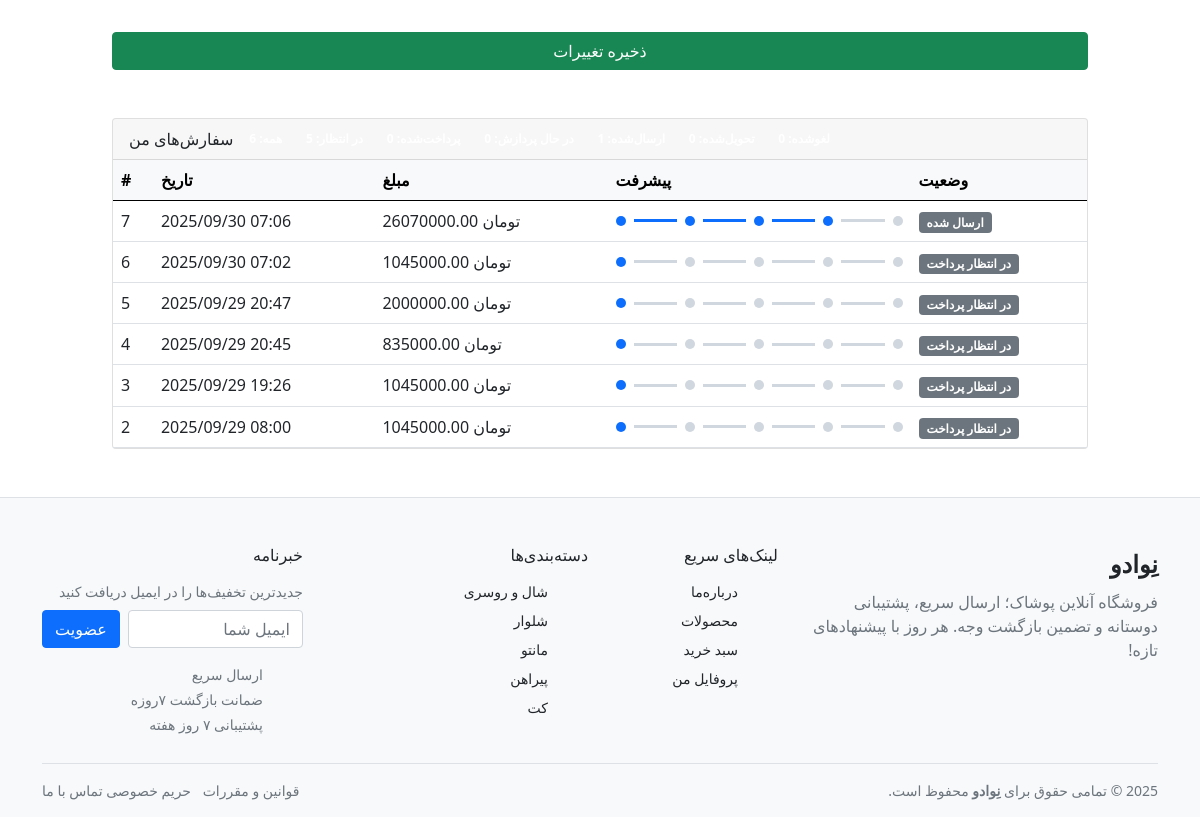
/accounts/profile/user/ (signed in, lower part), run on an earlier commit of the app's database.
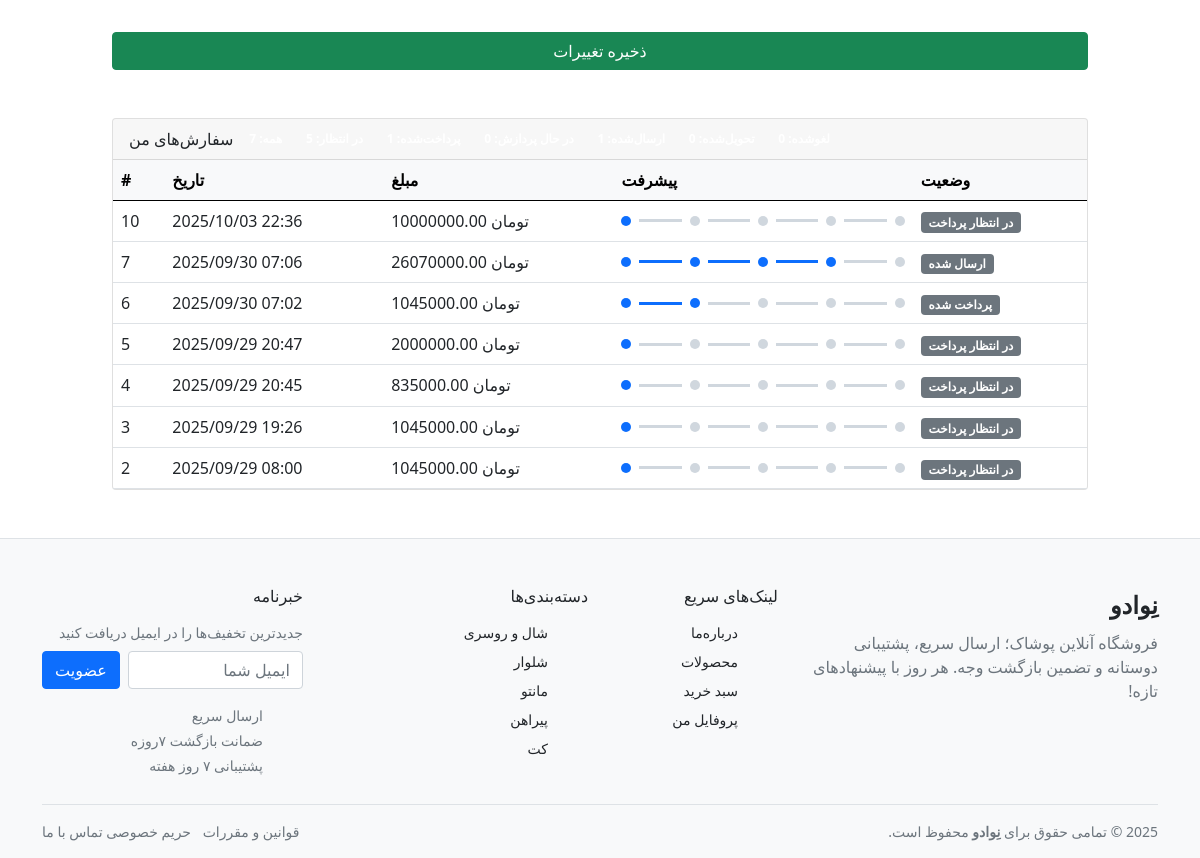
And on a later commit of the database.
### orders/models.py (models this page shows, shortened)
class Order(models.Model):
    class Status(models.TextChoices):
        PENDING = "pending", _("در انتظار پرداخت")
        PAID = "paid", _("پرداخت شده")
        CANCELED = "canceled", _("لغو شده")
        SHIPPED = "shipped", _("ارسال شده")
    user = models.ForeignKey(
        settings.AUTH_USER_MODEL,
        on_delete=models.SET_NULL,
        null=True,
        blank=True,
        related_name="orders",
        verbose_name=_("کاربر"),
    )
    status = models.CharField(
        _("وضعیت"), max_length=16, choices=Status.choices, default=Status.PENDING
    )
    full_name = models.CharField(_("نام و نام‌خانوادگی"), max_length=100)
    phone = models.CharField(_("تلفن"), max_length=20, blank=True)
    province = models.CharField(_("استان"), max_length=100)
    city = models.CharField(_("شهر"), max_length=100)
    address_exact = models.CharField(_("آدرس دقیق"), max_length=255)
    postal_code = models.CharField(_("کد پستی"), max_length=20, blank=True)
    note = models.TextField(_("توضیحات سفارش"), blank=True)
    subtotal = models.DecimalField(
        _("جمع جزء"), max_digits=12, decimal_places=2, default=0
    )
    shipping_cost = models.DecimalField(
        _("هزینه ارسال"), max_digits=12, decimal_places=2, default=0
    )
    total = models.DecimalField(
        _("مبلغ نهایی"), max_digits=12, decimal_places=2, default=0
    )
    created_at = models.DateTimeField(_("تاریخ ایجاد"), default=timezone.now)
    class Meta:
        ordering = ["-created_at"]
        verbose_name = _("سفارش")
        verbose_name_plural = _("سفارش‌ها")

### products/models.py (models this page shows, shortened)
class Category(models.Model):
    name = models.CharField(_("نام دسته"), max_length=100)
    slug = models.SlugField(_("اسلاگ"), unique=True, allow_unicode=True, max_length=120)
    parent = models.ForeignKey(
        "self", null=True, blank=True, related_name="children", on_delete=models.CASCADE
    )
    is_active = models.BooleanField(_("فعال"), default=True)
    class Meta:
        verbose_name = _("دسته")
        verbose_name_plural = _("دسته‌ها")
        ordering = ["name"]
        indexes = [models.Index(fields=["slug"])]
    def get_absolute_url(self):
        return reverse("products:category", args=[self.slug])

### accounts/views.py (the view)
# urls.py: path("profile/user/", views.user_profile_user, name="profile_user"),  # قالب کاربر
@login_required
def user_profile_user(request):
    built = _build_profile_context(request)
    if built.get("redirect"):
        return redirect(built["redirect_to"])
    return render(request, "accounts/profile_user.html", built["ctx"])

### accounts/forms.py
class UserProfileForm(forms.ModelForm):
    email = forms.EmailField(
        label=_("ایمیل"),
        disabled=True,
        required=False,
        widget=forms.EmailInput(attrs={"class": "form-control"}),
    )
    class Meta:
        model = User
        fields = ["username", "first_name", "last_name", "email"]
        widgets = {
            "username": forms.TextInput(
                attrs={"class": "form-control", "autocomplete": "username"}
            ),
            "first_name": forms.TextInput(
                attrs={"class": "form-control", "autocomplete": "given-name"}
            ),
            "last_name": forms.TextInput(
                attrs={"class": "form-control", "autocomplete": "family-name"}
            ),
        }
        labels = {
            "username": _("نام کاربری"),
            "first_name": _("نام"),
            "last_name": _("نام خانوادگی"),
        }

### accounts/models.py (called while the page is built)
    def __str__(self):
        return self.name

    def __str__(self):
        return f"{self.name} ({self.province.name})"

### cart/cart.py (called while the page is built)
    def total_quantity(self):
        return sum(int(i["quantity"]) for i in self.cart.values())

### accounts/templates/accounts/profile_user.html (shortened to what this page needs)
{% extends "_base.html" %}
{% load i18n %}
{% block content %}
<div class="container mt-5" style="max-width: 1000px;">
  <form method="post" enctype="multipart/form-data" class="row g-4">
    <div class="col-12">
      <button type="submit" class="btn btn-success w-100 mt-2">{% trans "ذخیره تغییرات" %}</button>
    </div>
  </form>
  <div class="mt-5">
    <div class="card">
      <div class="card-header fw-semibold d-flex flex-wrap gap-2 align-items-center">
        <span>{% trans "سفارش‌های من" %}</span>
        <span class="badge text-bg-light">{% trans "همه" %}: {{ order_counts.all|default:0 }}</span>
        <span class="badge text-bg-light">{% trans "در انتظار" %}: {{ order_counts.pending|default:0 }}</span>
        <span class="badge text-bg-light">{% trans "پرداخت‌شده" %}: {{ order_counts.paid|default:0 }}</span>
        <span class="badge text-bg-light">{% trans "در حال پردازش" %}: {{ order_counts.processing|default:0 }}</span>
        <span class="badge text-bg-light">{% trans "ارسال‌شده" %}: {{ order_counts.shipped|default:0 }}</span>
        <span class="badge text-bg-light">{% trans "تحویل‌شده" %}: {{ order_counts.delivered|default:0 }}</span>
        <span class="badge text-bg-light">{% trans "لغوشده" %}: {{ order_counts.canceled|default:0 }}</span>
      </div>
      <div class="card-body p-0">
        <div class="table-responsive">
          <table class="table align-middle mb-0">
            <thead class="table-light">
              <tr>
                <th>#</th>
                <th>{% trans "تاریخ" %}</th>
                <th>{% trans "مبلغ" %}</th>
                <th style="min-width:200px">{% trans "پیشرفت" %}</th>
                <th>{% trans "وضعیت" %}</th>
              </tr>
            </thead>
            <tbody>
              {% for o in orders %}
                <tr>
                  <td>{{ o.id }}</td>
                  <td>{{ o.created_at|date:"Y/m/d H:i" }}</td>
                  <td>{{ o.total }} {% trans "تومان" %}</td>
                  <td>
                    {% with s=o.step|default:1 %}
                    <div class="stepper">
                      <div class="dot {% if s >= 1 %}active{% endif %}"></div>
                      <div class="bar {% if s >= 2 %}active{% endif %}"></div>
                      <div class="dot {% if s >= 2 %}active{% endif %}"></div>
                      <div class="bar {% if s >= 3 %}active{% endif %}"></div>
                      <div class="dot {% if s >= 3 %}active{% endif %}"></div>
                      <div class="bar {% if s >= 4 %}active{% endif %}"></div>
                      <div class="dot {% if s >= 4 %}active{% endif %}"></div>
                      <div class="bar {% if s >= 5 %}active{% endif %}"></div>
                      <div class="dot {% if s >= 5 %}active{% endif %}"></div>
                    </div>
                    {% endwith %}
                  </td>
                  <td>
                    <span class="badge bg-secondary">{{ o.get_status_display|default:o.status }}</span>
                  </td>
                </tr>
              {% empty %}
                <tr><td colspan="5" class="text-center py-4 text-muted">{% trans "سفارشی ثبت نکرده‌اید." %}</td></tr>
              {% endfor %}
            </tbody>
          </table>
        </div>
      </div>
    </div>
  </div>
</div>
{% endblock %}

### templates/_footer.html (shortened to what this page needs)
{% load static i18n %}
<footer class="site-footer mt-5 pt-5 border-top bg-light">
  <div class="container">
    <div class="row g-4 mb-4">
      <div class="col-12 col-lg-4">
        <a href="{% url 'home:index' %}" class="fs-4 fw-bold text-decoration-none text-dark">نِوادو</a>
        <p class="text-muted mt-2">
          فروشگاه آنلاین پوشاک؛ ارسال سریع، پشتیبانی دوستانه و تضمین بازگشت وجه.
          هر روز با پیشنهادهای تازه!
        </p>
      </div>
      <div class="col-6 col-lg-2">
        <h6 class="fw-semibold mb-3">{% trans "لینک‌های سریع" %}</h6>
        <ul class="list-unstyled small">
          <li class="mb-2"><a class="link-dark text-decoration-none" href="{% url 'home:about' %}">{% trans "درباره‌ما" %}</a></li>
          <li class="mb-2"><a class="link-dark text-decoration-none" href="{% url 'products:list' %}">{% trans "محصولات" %}</a></li>
          <li class="mb-2"><a class="link-dark text-decoration-none" href="{% url 'cart:detail' %}">{% trans "سبد خرید" %}</a></li>
          {% if request.user.is_authenticated %}
            <li class="mb-2"><a class="link-dark text-decoration-none" href="{% url 'accounts:profile' %}">{% trans "پروفایل من" %}</a></li>
          {% else %}
            <li class="mb-2"><a class="link-dark text-decoration-none" href="{% url 'accounts:login' %}">{% trans "ورود" %}</a></li>
          {% endif %}
        </ul>
      </div>
      <div class="col-6 col-lg-3">
        <h6 class="fw-semibold mb-3">{% trans "دسته‌بندی‌ها" %}</h6>
        <ul class="list-unstyled small">
          {% for c in footer_categories|default:top_categories|slice:":6" %}
            <li class="mb-2">
              <a class="link-dark text-decoration-none" href="{{ c.get_absolute_url }}">{{ c.name }}</a>
            </li>
          {% empty %}
            <li class="text-muted">{% trans "به‌زودی…" %}</li>
          {% endfor %}
        </ul>
      </div>
      <div class="col-12 col-lg-3">
        <h6 class="fw-semibold mb-3">{% trans "خبرنامه" %}</h6>
        <p class="text-muted small mb-2">{% trans "جدیدترین تخفیف‌ها را در ایمیل دریافت کنید" %}</p>
        <form class="d-flex gap-2" method="post" action="#">
          <input type="email" class="form-control" placeholder="{% trans 'ایمیل شما' %}" required />
          <button class="btn btn-primary">{% trans "عضویت" %}</button>
        </form>
        <ul class="list-unstyled small mt-3 mb-0 text-muted">
          <li class="mb-1"> {% trans "ارسال سریع" %}</li>
          <li class="mb-1"> {% trans "ضمانت بازگشت ۷روزه" %}</li>
          <li class="mb-1"> {% trans "پشتیبانی ۷ روز هفته" %}</li>
        </ul>
      </div>
    </div>
    <div class="d-flex flex-column flex-md-row gap-2 justify-content-between align-items-center py-3 border-top">
      <div class="small text-muted">
        <span id="ft-year"></span>
        © تمامی حقوق برای <strong>نِوادو</strong> محفوظ است.
      </div>
      <ul class="list-inline small mb-0">
        <li class="list-inline-item"><a class="link-secondary text-decoration-none" href="#">{% trans "قوانین و مقررات" %}</a></li>
        <li class="list-inline-item"><a class="link-secondary text-decoration-none" href="#">{% trans "حریم خصوصی" %}</a></li>
        <li class="list-inline-item"><a class="link-secondary text-decoration-none" href="#">{% trans "تماس با ما" %}</a></li>
      </ul>
    </div>
  </div>
</footer>

What changed in the data, as far as the page shows it:
added Order: id "10", created_at "2025/10/03 22:36", total "10000000.00", status "در انتظار پرداخت"
changed Order id 6: status "در انتظار پرداخت" → "پرداخت شده"
